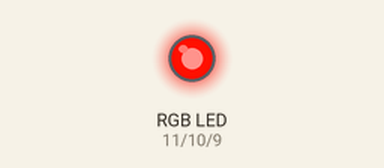
Simulated run of this sketch. Board: Arduino Uno, built with avr-gcc and run on an emulated ATmega328P. Shown: an RGB LED mixed from three pins (HIGH = lit).

Above: at 0.05 s.
At 0.45 s:
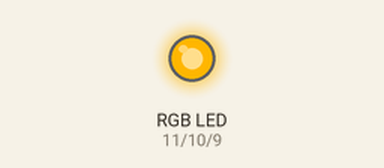
At 0.9 s:
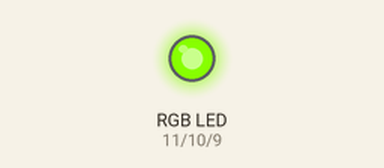
At 1.8 s:
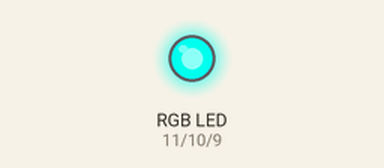
At 2.65 s:
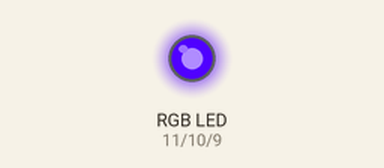
At 3.55 s:
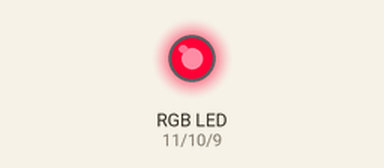
Timing chart, 0 to 8.5 s (numbered marks = the images above):
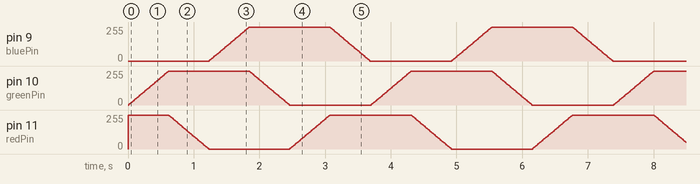

The sketch:

MoodLight_Auto.ino
```cpp
// AutoColorMoodLight.ino
// Smoothly cycles through colors using HSV model and RGB LED

int redPin = 11;
int greenPin = 10;
int bluePin = 9;

float hue = 0.0;  // Current hue value (0 to 360)

void setup() {
  pinMode(redPin, OUTPUT);
  pinMode(greenPin, OUTPUT);
  pinMode(bluePin, OUTPUT);
}

void loop() {
  // Convert hue (HSV) to RGB and display it
  byte r, g, b;
  hsvToRgb(hue, 1.0, 1.0, &r, &g, &b);

  analogWrite(redPin, r);
  analogWrite(greenPin, g);
  analogWrite(bluePin, b);

  hue += 1;                 // Gradually change hue
  if (hue > 360) hue = 0;   // Wrap around the color wheel

  delay(10);  // Smooth fading delay
}

// Converts HSV color values to RGB
void hsvToRgb(float h, float s, float v, byte* r, byte* g, byte* b) {
  float c = v * s;
  float x = c * (1 - abs(fmod(h / 60.0, 2) - 1));
  float m = v - c;
  float r1, g1, b1;

  if (h < 60)       { r1 = c; g1 = x; b1 = 0; }
  else if (h < 120) { r1 = x; g1 = c; b1 = 0; }
  else if (h < 180) { r1 = 0; g1 = c; b1 = x; }
  else if (h < 240) { r1 = 0; g1 = x; b1 = c; }
  else if (h < 300) { r1 = x; g1 = 0; b1 = c; }
  else              { r1 = c; g1 = 0; b1 = x; }

  *r = (r1 + m) * 255;
  *g = (g1 + m) * 255;
  *b = (b1 + m) * 255;
}
```
